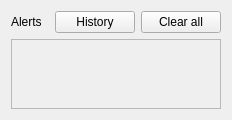
<?xml version="1.0" encoding="UTF-8"?>
<ui version="4.0">
 <class>QtAlertsPage</class>
 <widget class="QWidget" name="QtAlertsPage">
  <layout class="QVBoxLayout" name="rootLayout">
   <item>
    <layout class="QHBoxLayout" name="headerRow">
     <item>
      <widget class="QLabel" name="headerLabel">
       <property name="text">
        <string>Alerts</string>
       </property>
      </widget>
     </item>
     <item>
      <spacer name="headerSpacer">
       <property name="orientation">
        <enum>Qt::Horizontal</enum>
       </property>
      </spacer>
     </item>
     <item>
      <widget class="QPushButton" name="historyButton">
       <property name="checkable">
        <bool>true</bool>
       </property>
       <property name="text">
        <string>History</string>
       </property>
      </widget>
     </item>
     <item>
      <widget class="QPushButton" name="clearButton">
       <property name="text">
        <string>Clear all</string>
       </property>
      </widget>
     </item>
    </layout>
   </item>
   <item>
    <widget class="QScrollArea" name="scrollArea">
     <property name="widgetResizable">
      <bool>true</bool>
     </property>
     <widget class="QWidget" name="scrollContents">
      <layout class="QVBoxLayout" name="alertsLayout"/>
     </widget>
    </widget>
   </item>
  </layout>
 </widget>
 <resources/>
 <connections/>
</ui>
